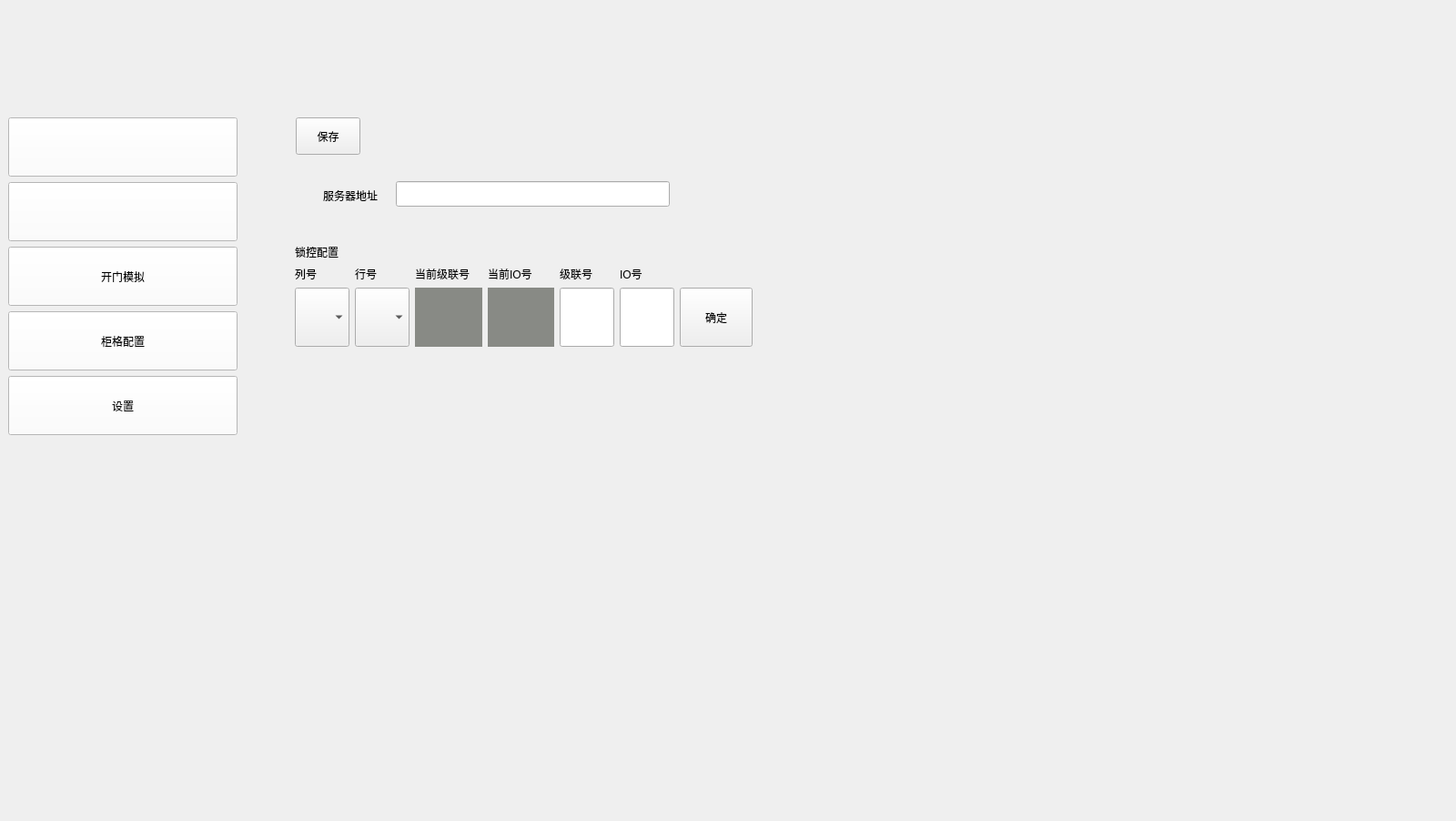
<?xml version="1.0" encoding="UTF-8"?>
<ui version="4.0">
 <class>RfidWidget</class>
 <widget class="QWidget" name="RfidWidget">
  <property name="geometry">
   <rect>
    <x>0</x>
    <y>0</y>
    <width>1600</width>
    <height>902</height>
   </rect>
  </property>
  <property name="sizePolicy">
   <sizepolicy hsizetype="Preferred" vsizetype="Preferred">
    <horstretch>0</horstretch>
    <verstretch>0</verstretch>
   </sizepolicy>
  </property>
  <property name="windowTitle">
   <string>Form</string>
  </property>
  <property name="styleSheet">
   <string notr="true">#RfidWidget{ border-image: url(:/img/bg_img.png);}
</string>
  </property>
  <layout class="QVBoxLayout" name="verticalLayout">
   <property name="spacing">
    <number>0</number>
   </property>
   <property name="leftMargin">
    <number>0</number>
   </property>
   <property name="topMargin">
    <number>0</number>
   </property>
   <property name="rightMargin">
    <number>0</number>
   </property>
   <property name="bottomMargin">
    <number>0</number>
   </property>
   <item>
    <widget class="QFrame" name="frame_title">
     <property name="minimumSize">
      <size>
       <width>0</width>
       <height>120</height>
      </size>
     </property>
     <property name="maximumSize">
      <size>
       <width>16777215</width>
       <height>120</height>
      </size>
     </property>
     <property name="frameShape">
      <enum>QFrame::NoFrame</enum>
     </property>
     <property name="frameShadow">
      <enum>QFrame::Raised</enum>
     </property>
    </widget>
   </item>
   <item>
    <widget class="QFrame" name="frame_2">
     <property name="frameShape">
      <enum>QFrame::NoFrame</enum>
     </property>
     <property name="frameShadow">
      <enum>QFrame::Raised</enum>
     </property>
     <layout class="QHBoxLayout" name="horizontalLayout">
      <property name="leftMargin">
       <number>0</number>
      </property>
      <property name="topMargin">
       <number>0</number>
      </property>
      <property name="rightMargin">
       <number>0</number>
      </property>
      <property name="bottomMargin">
       <number>0</number>
      </property>
      <item>
       <widget class="QFrame" name="frame_menu">
        <property name="minimumSize">
         <size>
          <width>270</width>
          <height>0</height>
         </size>
        </property>
        <property name="maximumSize">
         <size>
          <width>270</width>
          <height>16777215</height>
         </size>
        </property>
        <property name="styleSheet">
         <string notr="true">QPushButton{background-color: rgb(255, 255, 255);}</string>
        </property>
        <property name="frameShape">
         <enum>QFrame::NoFrame</enum>
        </property>
        <property name="frameShadow">
         <enum>QFrame::Raised</enum>
        </property>
        <layout class="QVBoxLayout" name="verticalLayout_4">
         <property name="spacing">
          <number>25</number>
         </property>
         <property name="leftMargin">
          <number>0</number>
         </property>
         <property name="topMargin">
          <number>0</number>
         </property>
         <property name="rightMargin">
          <number>0</number>
         </property>
         <property name="bottomMargin">
          <number>0</number>
         </property>
         <item>
          <widget class="QStackedWidget" name="menuStack">
           <property name="styleSheet">
            <string notr="true">#page_menu{
background-color: rgba(255, 255, 255, 0);
}
#page_set{
background-color: rgba(255, 255, 255, 0);
}

</string>
           </property>
           <property name="currentIndex">
            <number>0</number>
           </property>
           <widget class="QWidget" name="page_menu">
            <property name="styleSheet">
             <string notr="true">QPushButton{
font: 20px &quot;微软雅黑&quot;;
}</string>
            </property>
            <layout class="QVBoxLayout" name="verticalLayout_5">
             <item>
              <widget class="QPushButton" name="fetch">
               <property name="minimumSize">
                <size>
                 <width>0</width>
                 <height>65</height>
                </size>
               </property>
               <property name="focusPolicy">
                <enum>Qt::NoFocus</enum>
               </property>
               <property name="styleSheet">
                <string notr="true">#fetch:!checked{border-image: url(:/img/btn_pickup_normal.png);}
#fetch:checked{border-image: url(:/img/btn_pickup_sel.png);}
</string>
               </property>
               <property name="text">
                <string/>
               </property>
               <property name="checkable">
                <bool>true</bool>
               </property>
               <property name="checked">
                <bool>false</bool>
               </property>
              </widget>
             </item>
             <item>
              <widget class="QPushButton" name="store">
               <property name="minimumSize">
                <size>
                 <width>0</width>
                 <height>65</height>
                </size>
               </property>
               <property name="focusPolicy">
                <enum>Qt::NoFocus</enum>
               </property>
               <property name="styleSheet">
                <string notr="true">#store:!checked{border-image: url(:/img/btn_stock_normal.png);}
#store:checked{border-image: url(:/img/btn_stock_sel.png);}</string>
               </property>
               <property name="text">
                <string/>
               </property>
               <property name="checkable">
                <bool>true</bool>
               </property>
               <property name="checked">
                <bool>false</bool>
               </property>
              </widget>
             </item>
             <item>
              <widget class="QPushButton" name="test_open">
               <property name="minimumSize">
                <size>
                 <width>0</width>
                 <height>65</height>
                </size>
               </property>
               <property name="focusPolicy">
                <enum>Qt::NoFocus</enum>
               </property>
               <property name="styleSheet">
                <string notr="true"/>
               </property>
               <property name="text">
                <string>开门模拟</string>
               </property>
               <property name="checkable">
                <bool>true</bool>
               </property>
              </widget>
             </item>
             <item>
              <widget class="QPushButton" name="cell_config">
               <property name="minimumSize">
                <size>
                 <width>0</width>
                 <height>65</height>
                </size>
               </property>
               <property name="focusPolicy">
                <enum>Qt::NoFocus</enum>
               </property>
               <property name="text">
                <string>柜格配置</string>
               </property>
              </widget>
             </item>
             <item>
              <widget class="QPushButton" name="set">
               <property name="minimumSize">
                <size>
                 <width>0</width>
                 <height>65</height>
                </size>
               </property>
               <property name="text">
                <string>设置</string>
               </property>
              </widget>
             </item>
             <item>
              <spacer name="verticalSpacer">
               <property name="orientation">
                <enum>Qt::Vertical</enum>
               </property>
               <property name="sizeHint" stdset="0">
                <size>
                 <width>20</width>
                 <height>40</height>
                </size>
               </property>
              </spacer>
             </item>
            </layout>
           </widget>
           <widget class="QWidget" name="page_set">
            <property name="styleSheet">
             <string notr="true">font: 18px &quot;微软雅黑&quot;;</string>
            </property>
            <layout class="QVBoxLayout" name="verticalLayout_6">
             <item>
              <widget class="QPushButton" name="back">
               <property name="minimumSize">
                <size>
                 <width>0</width>
                 <height>80</height>
                </size>
               </property>
               <property name="focusPolicy">
                <enum>Qt::NoFocus</enum>
               </property>
               <property name="text">
                <string>返回</string>
               </property>
              </widget>
             </item>
             <item>
              <widget class="QPushButton" name="save">
               <property name="minimumSize">
                <size>
                 <width>0</width>
                 <height>80</height>
                </size>
               </property>
               <property name="focusPolicy">
                <enum>Qt::NoFocus</enum>
               </property>
               <property name="text">
                <string>保存</string>
               </property>
              </widget>
             </item>
             <item>
              <widget class="QPushButton" name="clear_config">
               <property name="minimumSize">
                <size>
                 <width>0</width>
                 <height>80</height>
                </size>
               </property>
               <property name="focusPolicy">
                <enum>Qt::NoFocus</enum>
               </property>
               <property name="text">
                <string>配置初始化</string>
               </property>
              </widget>
             </item>
             <item>
              <spacer name="verticalSpacer_2">
               <property name="orientation">
                <enum>Qt::Vertical</enum>
               </property>
               <property name="sizeType">
                <enum>QSizePolicy::Preferred</enum>
               </property>
               <property name="sizeHint" stdset="0">
                <size>
                 <width>20</width>
                 <height>40</height>
                </size>
               </property>
              </spacer>
             </item>
             <item>
              <widget class="QFrame" name="frame">
               <property name="minimumSize">
                <size>
                 <width>0</width>
                 <height>500</height>
                </size>
               </property>
               <property name="styleSheet">
                <string notr="true"/>
               </property>
               <property name="frameShape">
                <enum>QFrame::StyledPanel</enum>
               </property>
               <property name="frameShadow">
                <enum>QFrame::Raised</enum>
               </property>
               <layout class="QVBoxLayout" name="verticalLayout_7">
                <item>
                 <widget class="QFrame" name="frame_3">
                  <property name="sizePolicy">
                   <sizepolicy hsizetype="Preferred" vsizetype="Fixed">
                    <horstretch>0</horstretch>
                    <verstretch>0</verstretch>
                   </sizepolicy>
                  </property>
                  <property name="minimumSize">
                   <size>
                    <width>0</width>
                    <height>40</height>
                   </size>
                  </property>
                  <property name="frameShape">
                   <enum>QFrame::StyledPanel</enum>
                  </property>
                  <property name="frameShadow">
                   <enum>QFrame::Raised</enum>
                  </property>
                  <layout class="QHBoxLayout" name="horizontalLayout_2">
                   <property name="leftMargin">
                    <number>0</number>
                   </property>
                   <property name="topMargin">
                    <number>0</number>
                   </property>
                   <property name="rightMargin">
                    <number>80</number>
                   </property>
                   <property name="bottomMargin">
                    <number>0</number>
                   </property>
                   <item>
                    <widget class="QComboBox" name="cabType">
                     <property name="sizePolicy">
                      <sizepolicy hsizetype="Preferred" vsizetype="Preferred">
                       <horstretch>0</horstretch>
                       <verstretch>0</verstretch>
                      </sizepolicy>
                     </property>
                     <property name="focusPolicy">
                      <enum>Qt::NoFocus</enum>
                     </property>
                    </widget>
                   </item>
                  </layout>
                 </widget>
                </item>
                <item>
                 <widget class="QFrame" name="frame_4">
                  <property name="minimumSize">
                   <size>
                    <width>0</width>
                    <height>0</height>
                   </size>
                  </property>
                  <property name="frameShape">
                   <enum>QFrame::StyledPanel</enum>
                  </property>
                  <property name="frameShadow">
                   <enum>QFrame::Raised</enum>
                  </property>
                  <widget class="QTableWidget" name="preCab">
                   <property name="geometry">
                    <rect>
                     <x>0</x>
                     <y>1</y>
                     <width>150</width>
                     <height>432</height>
                    </rect>
                   </property>
                   <property name="maximumSize">
                    <size>
                     <width>150</width>
                     <height>16777215</height>
                    </size>
                   </property>
                   <property name="focusPolicy">
                    <enum>Qt::NoFocus</enum>
                   </property>
                   <property name="styleSheet">
                    <string notr="true">#preCab{background-color: rgb(255, 255, 255);}</string>
                   </property>
                   <property name="verticalScrollBarPolicy">
                    <enum>Qt::ScrollBarAlwaysOff</enum>
                   </property>
                   <property name="horizontalScrollBarPolicy">
                    <enum>Qt::ScrollBarAlwaysOff</enum>
                   </property>
                   <property name="editTriggers">
                    <set>QAbstractItemView::NoEditTriggers</set>
                   </property>
                   <property name="selectionMode">
                    <enum>QAbstractItemView::SingleSelection</enum>
                   </property>
                   <property name="columnCount">
                    <number>1</number>
                   </property>
                   <attribute name="horizontalHeaderVisible">
                    <bool>false</bool>
                   </attribute>
                   <attribute name="verticalHeaderVisible">
                    <bool>false</bool>
                   </attribute>
                   <column/>
                  </widget>
                  <widget class="QPushButton" name="addCab">
                   <property name="geometry">
                    <rect>
                     <x>155</x>
                     <y>5</y>
                     <width>69</width>
                     <height>38</height>
                    </rect>
                   </property>
                   <property name="sizePolicy">
                    <sizepolicy hsizetype="Minimum" vsizetype="Preferred">
                     <horstretch>0</horstretch>
                     <verstretch>0</verstretch>
                    </sizepolicy>
                   </property>
                   <property name="minimumSize">
                    <size>
                     <width>0</width>
                     <height>0</height>
                    </size>
                   </property>
                   <property name="focusPolicy">
                    <enum>Qt::NoFocus</enum>
                   </property>
                   <property name="styleSheet">
                    <string notr="true"/>
                   </property>
                   <property name="text">
                    <string>添加&gt;&gt;</string>
                   </property>
                  </widget>
                  <widget class="QPushButton" name="delCab">
                   <property name="geometry">
                    <rect>
                     <x>155</x>
                     <y>50</y>
                     <width>69</width>
                     <height>38</height>
                    </rect>
                   </property>
                   <property name="sizePolicy">
                    <sizepolicy hsizetype="Minimum" vsizetype="Preferred">
                     <horstretch>0</horstretch>
                     <verstretch>0</verstretch>
                    </sizepolicy>
                   </property>
                   <property name="minimumSize">
                    <size>
                     <width>0</width>
                     <height>0</height>
                    </size>
                   </property>
                   <property name="focusPolicy">
                    <enum>Qt::NoFocus</enum>
                   </property>
                   <property name="text">
                    <string>&lt;&lt;撤销</string>
                   </property>
                  </widget>
                  <widget class="QLabel" name="warnSrePos">
                   <property name="geometry">
                    <rect>
                     <x>170</x>
                     <y>100</y>
                     <width>55</width>
                     <height>331</height>
                    </rect>
                   </property>
                   <property name="styleSheet">
                    <string notr="true">background-color: rgb(255, 255, 255);</string>
                   </property>
                   <property name="text">
                    <string>&lt;&lt;&lt;
点
击
柜
格
选
择
屏
幕
位
置
</string>
                   </property>
                   <property name="alignment">
                    <set>Qt::AlignCenter</set>
                   </property>
                  </widget>
                 </widget>
                </item>
               </layout>
              </widget>
             </item>
            </layout>
           </widget>
          </widget>
         </item>
        </layout>
       </widget>
      </item>
      <item>
       <widget class="QFrame" name="frame_cabinet">
        <property name="frameShape">
         <enum>QFrame::NoFrame</enum>
        </property>
        <property name="frameShadow">
         <enum>QFrame::Raised</enum>
        </property>
        <layout class="QVBoxLayout" name="verticalLayout_2">
         <property name="spacing">
          <number>0</number>
         </property>
         <property name="leftMargin">
          <number>0</number>
         </property>
         <property name="topMargin">
          <number>0</number>
         </property>
         <property name="rightMargin">
          <number>0</number>
         </property>
         <property name="bottomMargin">
          <number>0</number>
         </property>
         <item>
          <widget class="QStackedWidget" name="widgetStack">
           <property name="styleSheet">
            <string notr="true">#pageCab{background-color: rgba(255, 255, 255, 0);}
QTableWidget{background-color: rgba(255, 255, 255, 0);}
#pageSet{background-color: rgba(255, 255, 255, 0);}</string>
           </property>
           <property name="currentIndex">
            <number>1</number>
           </property>
           <widget class="QWidget" name="pageCab">
            <property name="styleSheet">
             <string notr="true"/>
            </property>
            <layout class="QHBoxLayout" name="horizontalLayout_4">
             <property name="spacing">
              <number>0</number>
             </property>
             <property name="sizeConstraint">
              <enum>QLayout::SetDefaultConstraint</enum>
             </property>
             <property name="leftMargin">
              <number>20</number>
             </property>
             <property name="topMargin">
              <number>20</number>
             </property>
             <property name="rightMargin">
              <number>20</number>
             </property>
             <property name="bottomMargin">
              <number>20</number>
             </property>
             <item>
              <widget class="QFrame" name="cabLayout">
               <property name="sizePolicy">
                <sizepolicy hsizetype="Fixed" vsizetype="Fixed">
                 <horstretch>0</horstretch>
                 <verstretch>0</verstretch>
                </sizepolicy>
               </property>
               <property name="minimumSize">
                <size>
                 <width>1284</width>
                 <height>690</height>
                </size>
               </property>
               <property name="maximumSize">
                <size>
                 <width>1284</width>
                 <height>690</height>
                </size>
               </property>
               <property name="frameShape">
                <enum>QFrame::NoFrame</enum>
               </property>
               <property name="frameShadow">
                <enum>QFrame::Raised</enum>
               </property>
               <layout class="QHBoxLayout" name="horizontalLayout_3">
                <property name="spacing">
                 <number>3</number>
                </property>
                <property name="topMargin">
                 <number>6</number>
                </property>
                <property name="bottomMargin">
                 <number>6</number>
                </property>
               </layout>
              </widget>
             </item>
            </layout>
           </widget>
           <widget class="QWidget" name="pageSet">
            <layout class="QHBoxLayout" name="horizontalLayout_5">
             <item>
              <widget class="QFrame" name="frame_6">
               <property name="frameShape">
                <enum>QFrame::NoFrame</enum>
               </property>
               <property name="frameShadow">
                <enum>QFrame::Raised</enum>
               </property>
               <widget class="QLabel" name="label">
                <property name="geometry">
                 <rect>
                  <x>70</x>
                  <y>70</y>
                  <width>81</width>
                  <height>31</height>
                 </rect>
                </property>
                <property name="text">
                 <string>服务器地址</string>
                </property>
               </widget>
               <widget class="QLineEdit" name="serverAddr">
                <property name="geometry">
                 <rect>
                  <x>150</x>
                  <y>70</y>
                  <width>301</width>
                  <height>28</height>
                 </rect>
                </property>
               </widget>
               <widget class="QPushButton" name="save_settings">
                <property name="geometry">
                 <rect>
                  <x>40</x>
                  <y>0</y>
                  <width>71</width>
                  <height>41</height>
                 </rect>
                </property>
                <property name="text">
                 <string>保存</string>
                </property>
               </widget>
               <widget class="QLabel" name="msg_set">
                <property name="geometry">
                 <rect>
                  <x>140</x>
                  <y>0</y>
                  <width>621</width>
                  <height>41</height>
                 </rect>
                </property>
                <property name="styleSheet">
                 <string notr="true">color: rgb(239, 41, 41);
font: 18px &quot;微软雅黑&quot;;</string>
                </property>
                <property name="text">
                 <string/>
                </property>
               </widget>
               <widget class="QFrame" name="frame_5">
                <property name="geometry">
                 <rect>
                  <x>30</x>
                  <y>130</y>
                  <width>521</width>
                  <height>131</height>
                 </rect>
                </property>
                <property name="styleSheet">
                 <string notr="true"/>
                </property>
                <property name="frameShape">
                 <enum>QFrame::NoFrame</enum>
                </property>
                <property name="frameShadow">
                 <enum>QFrame::Raised</enum>
                </property>
                <layout class="QGridLayout" name="gridLayout">
                 <item row="2" column="0">
                  <widget class="QComboBox" name="lock_col">
                   <property name="sizePolicy">
                    <sizepolicy hsizetype="Preferred" vsizetype="Preferred">
                     <horstretch>0</horstretch>
                     <verstretch>0</verstretch>
                    </sizepolicy>
                   </property>
                   <property name="maximumSize">
                    <size>
                     <width>60</width>
                     <height>16777215</height>
                    </size>
                   </property>
                  </widget>
                 </item>
                 <item row="2" column="1">
                  <widget class="QComboBox" name="lock_row">
                   <property name="sizePolicy">
                    <sizepolicy hsizetype="Preferred" vsizetype="Preferred">
                     <horstretch>0</horstretch>
                     <verstretch>0</verstretch>
                    </sizepolicy>
                   </property>
                   <property name="maximumSize">
                    <size>
                     <width>60</width>
                     <height>16777215</height>
                    </size>
                   </property>
                  </widget>
                 </item>
                 <item row="2" column="2">
                  <widget class="QLabel" name="cur_cascade">
                   <property name="sizePolicy">
                    <sizepolicy hsizetype="Preferred" vsizetype="Preferred">
                     <horstretch>0</horstretch>
                     <verstretch>0</verstretch>
                    </sizepolicy>
                   </property>
                   <property name="styleSheet">
                    <string notr="true">background-color: rgb(136, 138, 133);</string>
                   </property>
                   <property name="text">
                    <string/>
                   </property>
                  </widget>
                 </item>
                 <item row="2" column="3">
                  <widget class="QLabel" name="cur_io">
                   <property name="sizePolicy">
                    <sizepolicy hsizetype="Preferred" vsizetype="Preferred">
                     <horstretch>0</horstretch>
                     <verstretch>0</verstretch>
                    </sizepolicy>
                   </property>
                   <property name="styleSheet">
                    <string notr="true">background-color: rgb(136, 138, 133);</string>
                   </property>
                   <property name="text">
                    <string/>
                   </property>
                  </widget>
                 </item>
                 <item row="2" column="4">
                  <widget class="QLineEdit" name="lock_cascade">
                   <property name="sizePolicy">
                    <sizepolicy hsizetype="Expanding" vsizetype="Preferred">
                     <horstretch>0</horstretch>
                     <verstretch>0</verstretch>
                    </sizepolicy>
                   </property>
                   <property name="maximumSize">
                    <size>
                     <width>60</width>
                     <height>16777215</height>
                    </size>
                   </property>
                  </widget>
                 </item>
                 <item row="2" column="5">
                  <widget class="QLineEdit" name="lock_io">
                   <property name="sizePolicy">
                    <sizepolicy hsizetype="Expanding" vsizetype="Preferred">
                     <horstretch>0</horstretch>
                     <verstretch>0</verstretch>
                    </sizepolicy>
                   </property>
                   <property name="maximumSize">
                    <size>
                     <width>60</width>
                     <height>16777215</height>
                    </size>
                   </property>
                  </widget>
                 </item>
                 <item row="2" column="6">
                  <widget class="QPushButton" name="save_lock_cfg">
                   <property name="sizePolicy">
                    <sizepolicy hsizetype="Minimum" vsizetype="Preferred">
                     <horstretch>0</horstretch>
                     <verstretch>0</verstretch>
                    </sizepolicy>
                   </property>
                   <property name="text">
                    <string>确定</string>
                   </property>
                  </widget>
                 </item>
                 <item row="1" column="1">
                  <widget class="QLabel" name="label_5">
                   <property name="sizePolicy">
                    <sizepolicy hsizetype="Preferred" vsizetype="Fixed">
                     <horstretch>0</horstretch>
                     <verstretch>0</verstretch>
                    </sizepolicy>
                   </property>
                   <property name="text">
                    <string>行号</string>
                   </property>
                  </widget>
                 </item>
                 <item row="1" column="0">
                  <widget class="QLabel" name="label_4">
                   <property name="sizePolicy">
                    <sizepolicy hsizetype="Preferred" vsizetype="Fixed">
                     <horstretch>0</horstretch>
                     <verstretch>0</verstretch>
                    </sizepolicy>
                   </property>
                   <property name="text">
                    <string>列号</string>
                   </property>
                  </widget>
                 </item>
                 <item row="1" column="2">
                  <widget class="QLabel" name="label_6">
                   <property name="sizePolicy">
                    <sizepolicy hsizetype="Preferred" vsizetype="Fixed">
                     <horstretch>0</horstretch>
                     <verstretch>0</verstretch>
                    </sizepolicy>
                   </property>
                   <property name="text">
                    <string>当前级联号</string>
                   </property>
                  </widget>
                 </item>
                 <item row="1" column="5" colspan="2">
                  <widget class="QLabel" name="label_9">
                   <property name="sizePolicy">
                    <sizepolicy hsizetype="Preferred" vsizetype="Fixed">
                     <horstretch>0</horstretch>
                     <verstretch>0</verstretch>
                    </sizepolicy>
                   </property>
                   <property name="text">
                    <string>IO号</string>
                   </property>
                  </widget>
                 </item>
                 <item row="1" column="3">
                  <widget class="QLabel" name="label_7">
                   <property name="sizePolicy">
                    <sizepolicy hsizetype="Preferred" vsizetype="Fixed">
                     <horstretch>0</horstretch>
                     <verstretch>0</verstretch>
                    </sizepolicy>
                   </property>
                   <property name="text">
                    <string>当前IO号</string>
                   </property>
                  </widget>
                 </item>
                 <item row="1" column="4">
                  <widget class="QLabel" name="label_8">
                   <property name="sizePolicy">
                    <sizepolicy hsizetype="Preferred" vsizetype="Fixed">
                     <horstretch>0</horstretch>
                     <verstretch>0</verstretch>
                    </sizepolicy>
                   </property>
                   <property name="text">
                    <string>级联号</string>
                   </property>
                  </widget>
                 </item>
                 <item row="0" column="0">
                  <widget class="QLabel" name="label_10">
                   <property name="sizePolicy">
                    <sizepolicy hsizetype="Preferred" vsizetype="Fixed">
                     <horstretch>0</horstretch>
                     <verstretch>0</verstretch>
                    </sizepolicy>
                   </property>
                   <property name="text">
                    <string>锁控配置</string>
                   </property>
                  </widget>
                 </item>
                </layout>
               </widget>
              </widget>
             </item>
            </layout>
           </widget>
          </widget>
         </item>
         <item>
          <layout class="QHBoxLayout" name="layout_footer">
           <property name="spacing">
            <number>0</number>
           </property>
           <property name="topMargin">
            <number>0</number>
           </property>
           <item>
            <widget class="QFrame" name="frame_footer">
             <property name="minimumSize">
              <size>
               <width>0</width>
               <height>50</height>
              </size>
             </property>
             <property name="frameShape">
              <enum>QFrame::NoFrame</enum>
             </property>
             <property name="frameShadow">
              <enum>QFrame::Raised</enum>
             </property>
            </widget>
           </item>
          </layout>
         </item>
        </layout>
       </widget>
      </item>
     </layout>
    </widget>
   </item>
  </layout>
 </widget>
 <resources/>
 <connections/>
</ui>
